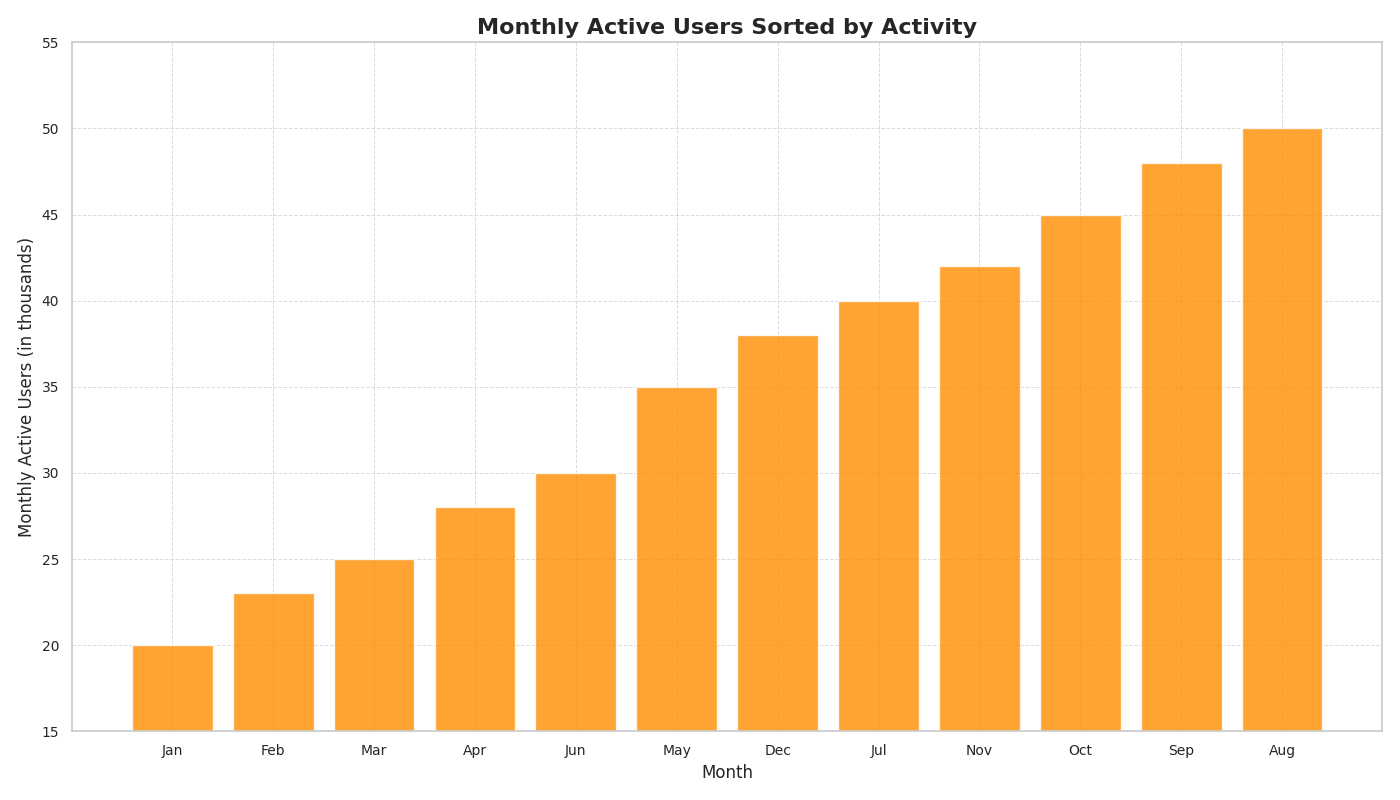

This chart was generated by the following Python code:
import matplotlib.pyplot as plt
import numpy as np

# Months of the year
months = np.array(['Jan', 'Feb', 'Mar', 'Apr', 'May', 'Jun', 'Jul', 'Aug', 'Sep', 'Oct', 'Nov', 'Dec'])

# Average monthly active users (in thousands) over a year
average_users = np.array([20, 23, 25, 28, 35, 30, 40, 50, 48, 45, 42, 38])

# Sort the data in descending order
sorted_indices = np.argsort(average_users)
months_sorted = months[sorted_indices]
average_users_sorted = average_users[sorted_indices]

# Setting up the plot
plt.figure(figsize=(14, 8))

# Plotting the sorted bar chart
plt.bar(months_sorted, average_users_sorted, color='darkorange', alpha=0.8)

# Titles and labels
plt.title('Monthly Active Users Sorted by Activity', fontsize=16, fontweight='bold')
plt.xlabel('Month', fontsize=12)
plt.ylabel('Monthly Active Users (in thousands)', fontsize=12)

# Customize axes for improved visibility
plt.ylim(15, 55)
plt.xticks(fontsize=10)
plt.yticks(np.arange(15, 60, 5), fontsize=10)

# Add grid for better readability
plt.grid(True, linestyle='--', linewidth=0.7, alpha=0.7)

# Automatically adjust layout
plt.tight_layout()

# Display the plot
plt.show()
